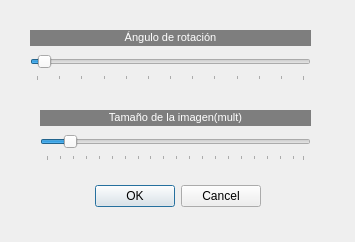
<?xml version="1.0" encoding="UTF-8"?>
<ui version="4.0">
 <class>RotarYReescalar</class>
 <widget class="QDialog" name="RotarYReescalar">
  <property name="windowModality">
   <enum>Qt::WindowModality::WindowModal</enum>
  </property>
  <property name="geometry">
   <rect>
    <x>0</x>
    <y>0</y>
    <width>355</width>
    <height>242</height>
   </rect>
  </property>
  <property name="windowTitle">
   <string>Rotar y reescalar</string>
  </property>
  <widget class="QDialogButtonBox" name="buttonBox">
   <property name="geometry">
    <rect>
     <x>90</x>
     <y>180</y>
     <width>171</width>
     <height>32</height>
    </rect>
   </property>
   <property name="orientation">
    <enum>Qt::Orientation::Horizontal</enum>
   </property>
   <property name="standardButtons">
    <set>QDialogButtonBox::StandardButton::Cancel|QDialogButtonBox::StandardButton::Ok</set>
   </property>
  </widget>
  <widget class="QSlider" name="horizontalSlider_2">
   <property name="geometry">
    <rect>
     <x>40</x>
     <y>130</y>
     <width>271</width>
     <height>31</height>
    </rect>
   </property>
   <property name="minimum">
    <number>1</number>
   </property>
   <property name="maximum">
    <number>100</number>
   </property>
   <property name="value">
    <number>10</number>
   </property>
   <property name="orientation">
    <enum>Qt::Orientation::Horizontal</enum>
   </property>
   <property name="tickPosition">
    <enum>QSlider::TickPosition::TicksBelow</enum>
   </property>
   <property name="tickInterval">
    <number>5</number>
   </property>
  </widget>
  <widget class="QLabel" name="label">
   <property name="geometry">
    <rect>
     <x>30</x>
     <y>30</y>
     <width>281</width>
     <height>16</height>
    </rect>
   </property>
   <property name="styleSheet">
    <string notr="true">background-color: rgb(126, 126, 126);</string>
   </property>
   <property name="text">
    <string>&lt;!DOCTYPE HTML PUBLIC &quot;-//W3C//DTD HTML 4.0//EN&quot; &quot;http://www.w3.org/TR/REC-html40/strict.dtd&quot;&gt;
&lt;html&gt;&lt;head&gt;&lt;meta name=&quot;qrichtext&quot; content=&quot;1&quot; /&gt;&lt;meta charset=&quot;utf-8&quot; /&gt;&lt;style type=&quot;text/css&quot;&gt;
p, li { white-space: pre-wrap; }
hr { height: 1px; border-width: 0; }
li.unchecked::marker { content: &quot;\2610&quot;; }
li.checked::marker { content: &quot;\2612&quot;; }
&lt;/style&gt;&lt;/head&gt;&lt;body style=&quot; font-family:'Segoe UI'; font-size:9pt; font-weight:400; font-style:normal;&quot;&gt;
&lt;p style=&quot; margin-top:0px; margin-bottom:0px; margin-left:0px; margin-right:0px; -qt-block-indent:0; text-indent:0px;&quot;&gt;&lt;span style=&quot; font-family:'MS Shell Dlg 2'; font-size:8pt; color:#ffffff;&quot;&gt;Ángulo de rotación&lt;/span&gt;&lt;/p&gt;&lt;/body&gt;&lt;/html&gt;</string>
   </property>
   <property name="alignment">
    <set>Qt::AlignmentFlag::AlignCenter</set>
   </property>
   <property name="wordWrap">
    <bool>false</bool>
   </property>
  </widget>
  <widget class="QSlider" name="horizontalSlider">
   <property name="geometry">
    <rect>
     <x>30</x>
     <y>50</y>
     <width>281</width>
     <height>31</height>
    </rect>
   </property>
   <property name="maximum">
    <number>360</number>
   </property>
   <property name="value">
    <number>10</number>
   </property>
   <property name="orientation">
    <enum>Qt::Orientation::Horizontal</enum>
   </property>
   <property name="tickPosition">
    <enum>QSlider::TickPosition::TicksBelow</enum>
   </property>
   <property name="tickInterval">
    <number>30</number>
   </property>
  </widget>
  <widget class="QLabel" name="label_2">
   <property name="geometry">
    <rect>
     <x>40</x>
     <y>110</y>
     <width>271</width>
     <height>16</height>
    </rect>
   </property>
   <property name="styleSheet">
    <string notr="true">background-color: rgb(126, 126, 126);</string>
   </property>
   <property name="text">
    <string>&lt;!DOCTYPE HTML PUBLIC &quot;-//W3C//DTD HTML 4.0//EN&quot; &quot;http://www.w3.org/TR/REC-html40/strict.dtd&quot;&gt;
&lt;html&gt;&lt;head&gt;&lt;meta name=&quot;qrichtext&quot; content=&quot;1&quot; /&gt;&lt;meta charset=&quot;utf-8&quot; /&gt;&lt;style type=&quot;text/css&quot;&gt;
p, li { white-space: pre-wrap; }
hr { height: 1px; border-width: 0; }
li.unchecked::marker { content: &quot;\2610&quot;; }
li.checked::marker { content: &quot;\2612&quot;; }
&lt;/style&gt;&lt;/head&gt;&lt;body style=&quot; font-family:'Segoe UI'; font-size:9pt; font-weight:400; font-style:normal;&quot;&gt;
&lt;p style=&quot; margin-top:0px; margin-bottom:0px; margin-left:0px; margin-right:0px; -qt-block-indent:0; text-indent:0px;&quot;&gt;&lt;span style=&quot; font-family:'MS Shell Dlg 2'; font-size:8pt; color:#ffffff;&quot;&gt;Tamaño de la imagen(mult)&lt;/span&gt;&lt;/p&gt;&lt;/body&gt;&lt;/html&gt;</string>
   </property>
   <property name="alignment">
    <set>Qt::AlignmentFlag::AlignCenter</set>
   </property>
   <property name="wordWrap">
    <bool>false</bool>
   </property>
  </widget>
 </widget>
 <resources/>
 <connections>
  <connection>
   <sender>buttonBox</sender>
   <signal>accepted()</signal>
   <receiver>RotarYReescalar</receiver>
   <slot>accept()</slot>
   <hints>
    <hint type="sourcelabel">
     <x>248</x>
     <y>254</y>
    </hint>
    <hint type="destinationlabel">
     <x>157</x>
     <y>274</y>
    </hint>
   </hints>
  </connection>
  <connection>
   <sender>buttonBox</sender>
   <signal>rejected()</signal>
   <receiver>RotarYReescalar</receiver>
   <slot>reject()</slot>
   <hints>
    <hint type="sourcelabel">
     <x>316</x>
     <y>260</y>
    </hint>
    <hint type="destinationlabel">
     <x>286</x>
     <y>274</y>
    </hint>
   </hints>
  </connection>
 </connections>
</ui>
